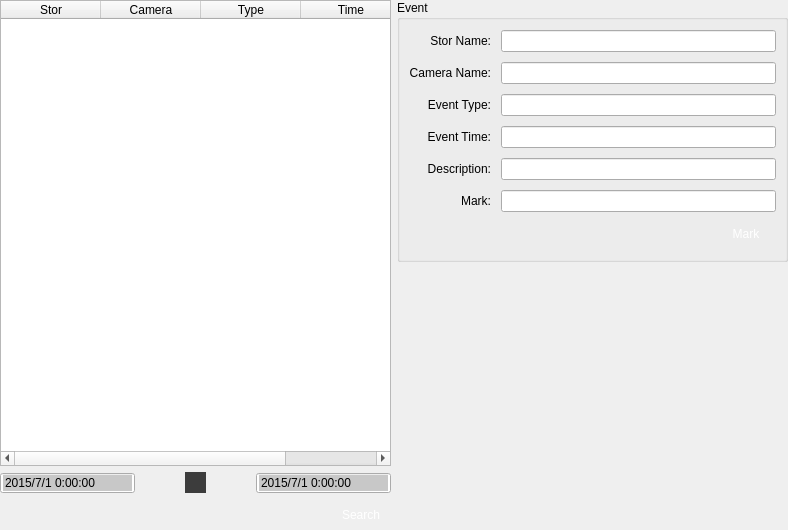
<?xml version="1.0" encoding="UTF-8"?>
<ui version="4.0">
 <class>VSCVidEventSearch</class>
 <widget class="QWidget" name="VSCVidEventSearch">
  <property name="geometry">
   <rect>
    <x>0</x>
    <y>0</y>
    <width>788</width>
    <height>530</height>
   </rect>
  </property>
  <property name="minimumSize">
   <size>
    <width>0</width>
    <height>0</height>
   </size>
  </property>
  <property name="maximumSize">
   <size>
    <width>16777215</width>
    <height>16777215</height>
   </size>
  </property>
  <property name="windowTitle">
   <string>Form</string>
  </property>
  <property name="styleSheet">
   <string notr="true"/>
  </property>
  <layout class="QHBoxLayout" name="horizontalLayout">
   <property name="leftMargin">
    <number>0</number>
   </property>
   <property name="topMargin">
    <number>0</number>
   </property>
   <property name="rightMargin">
    <number>0</number>
   </property>
   <property name="bottomMargin">
    <number>0</number>
   </property>
   <item>
    <layout class="QVBoxLayout" name="verticalLayout_3">
     <item>
      <widget class="QTableWidget" name="tableWidget">
       <property name="editTriggers">
        <set>QAbstractItemView::NoEditTriggers</set>
       </property>
       <property name="alternatingRowColors">
        <bool>true</bool>
       </property>
       <property name="selectionMode">
        <enum>QAbstractItemView::SingleSelection</enum>
       </property>
       <property name="selectionBehavior">
        <enum>QAbstractItemView::SelectRows</enum>
       </property>
       <property name="textElideMode">
        <enum>Qt::ElideMiddle</enum>
       </property>
       <attribute name="horizontalHeaderStretchLastSection">
        <bool>true</bool>
       </attribute>
       <attribute name="verticalHeaderStretchLastSection">
        <bool>false</bool>
       </attribute>
       <column>
        <property name="text">
         <string>Stor</string>
        </property>
       </column>
       <column>
        <property name="text">
         <string>Camera</string>
        </property>
       </column>
       <column>
        <property name="text">
         <string>Type</string>
        </property>
       </column>
       <column>
        <property name="text">
         <string>Time</string>
        </property>
       </column>
      </widget>
     </item>
     <item>
      <layout class="QHBoxLayout" name="horizontalLayout_2">
       <property name="spacing">
        <number>50</number>
       </property>
       <item>
        <widget class="QDateTimeEdit" name="startTime">
         <property name="styleSheet">
          <string notr="true">QDateTimeEdit:hover {
border:none;
color:white;
background-color: rgb(85, 170, 255);}
QDateTimeEdit:pressed {
background-color: rgb(200, 200, 200);}
</string>
         </property>
         <property name="wrapping">
          <bool>false</bool>
         </property>
         <property name="buttonSymbols">
          <enum>QAbstractSpinBox::NoButtons</enum>
         </property>
         <property name="accelerated">
          <bool>false</bool>
         </property>
         <property name="showGroupSeparator" stdset="0">
          <bool>false</bool>
         </property>
         <property name="dateTime">
          <datetime>
           <hour>0</hour>
           <minute>0</minute>
           <second>0</second>
           <year>2015</year>
           <month>7</month>
           <day>1</day>
          </datetime>
         </property>
         <property name="displayFormat">
          <string>yyyy/M/d H:mm:ss</string>
         </property>
         <property name="calendarPopup">
          <bool>false</bool>
         </property>
        </widget>
       </item>
       <item>
        <widget class="QPushButton" name="pushButton">
         <property name="minimumSize">
          <size>
           <width>21</width>
           <height>21</height>
          </size>
         </property>
         <property name="maximumSize">
          <size>
           <width>21</width>
           <height>21</height>
          </size>
         </property>
         <property name="styleSheet">
          <string notr="true">background-color:rgb(60, 60, 60);
border:none;</string>
         </property>
         <property name="text">
          <string/>
         </property>
         <property name="icon">
          <iconset resource="../../../veuilib/src/velibui.qrc">
           <normaloff>:/date/resources/date/libuinextm.png</normaloff>:/date/resources/date/libuinextm.png</iconset>
         </property>
        </widget>
       </item>
       <item>
        <widget class="QDateTimeEdit" name="endTime">
         <property name="styleSheet">
          <string notr="true">QDateTimeEdit:hover {
border:none;
color:white;
background-color: rgb(85, 170, 255);}
QDateTimeEdit:pressed {
background-color: rgb(200, 200, 200);}</string>
         </property>
         <property name="buttonSymbols">
          <enum>QAbstractSpinBox::NoButtons</enum>
         </property>
         <property name="dateTime">
          <datetime>
           <hour>0</hour>
           <minute>0</minute>
           <second>0</second>
           <year>2015</year>
           <month>7</month>
           <day>1</day>
          </datetime>
         </property>
         <property name="displayFormat">
          <string>yyyy/M/d H:mm:ss</string>
         </property>
         <property name="calendarPopup">
          <bool>false</bool>
         </property>
        </widget>
       </item>
      </layout>
     </item>
     <item>
      <layout class="QGridLayout" name="gridLayout_3">
       <property name="horizontalSpacing">
        <number>20</number>
       </property>
       <property name="verticalSpacing">
        <number>0</number>
       </property>
       <item row="0" column="0">
        <spacer name="horizontalSpacer_3">
         <property name="orientation">
          <enum>Qt::Horizontal</enum>
         </property>
         <property name="sizeHint" stdset="0">
          <size>
           <width>40</width>
           <height>20</height>
          </size>
         </property>
        </spacer>
       </item>
       <item row="0" column="1">
        <widget class="QPushButton" name="pbSearch">
         <property name="minimumSize">
          <size>
           <width>60</width>
           <height>30</height>
          </size>
         </property>
         <property name="maximumSize">
          <size>
           <width>60</width>
           <height>30</height>
          </size>
         </property>
         <property name="styleSheet">
          <string notr="true">QPushButton { 
border:none;
color:white;
background-image: url(:/action/resources/button.png);}
QPushButton:hover {
	background-image: url(:/action/resources/buttonpress.png);}
QPushButton:pressed {
	background-image: url(:/action/resources/button.png);}</string>
         </property>
         <property name="text">
          <string>Search</string>
         </property>
         <property name="iconSize">
          <size>
           <width>60</width>
           <height>40</height>
          </size>
         </property>
        </widget>
       </item>
      </layout>
     </item>
    </layout>
   </item>
   <item>
    <layout class="QVBoxLayout" name="verticalLayout_2">
     <item>
      <widget class="QGroupBox" name="groupBox_2">
       <property name="title">
        <string>Event</string>
       </property>
       <layout class="QVBoxLayout" name="verticalLayout">
        <item>
         <layout class="QGridLayout" name="gridLayout">
          <property name="topMargin">
           <number>0</number>
          </property>
          <property name="spacing">
           <number>10</number>
          </property>
          <item row="6" column="0">
           <widget class="QLabel" name="labelPort_2">
            <property name="text">
             <string>Event Time:</string>
            </property>
            <property name="alignment">
             <set>Qt::AlignRight|Qt::AlignTrailing|Qt::AlignVCenter</set>
            </property>
           </widget>
          </item>
          <item row="4" column="0">
           <widget class="QLabel" name="labelName">
            <property name="text">
             <string>Camera Name:</string>
            </property>
            <property name="alignment">
             <set>Qt::AlignRight|Qt::AlignTrailing|Qt::AlignVCenter</set>
            </property>
           </widget>
          </item>
          <item row="4" column="1">
           <widget class="QLineEdit" name="lineEditName">
            <property name="maximumSize">
             <size>
              <width>300</width>
              <height>16777215</height>
             </size>
            </property>
            <property name="readOnly">
             <bool>true</bool>
            </property>
           </widget>
          </item>
          <item row="5" column="0">
           <widget class="QLabel" name="labelIP_2">
            <property name="text">
             <string>Event Type:</string>
            </property>
            <property name="alignment">
             <set>Qt::AlignRight|Qt::AlignTrailing|Qt::AlignVCenter</set>
            </property>
           </widget>
          </item>
          <item row="6" column="1">
           <widget class="QLineEdit" name="lineEditTime">
            <property name="maximumSize">
             <size>
              <width>300</width>
              <height>16777215</height>
             </size>
            </property>
            <property name="readOnly">
             <bool>true</bool>
            </property>
           </widget>
          </item>
          <item row="7" column="1">
           <widget class="QLineEdit" name="lineEditDesc">
            <property name="maximumSize">
             <size>
              <width>300</width>
              <height>16777215</height>
             </size>
            </property>
            <property name="readOnly">
             <bool>true</bool>
            </property>
           </widget>
          </item>
          <item row="8" column="1">
           <widget class="QLineEdit" name="lineEditMark">
            <property name="maximumSize">
             <size>
              <width>300</width>
              <height>16777215</height>
             </size>
            </property>
           </widget>
          </item>
          <item row="7" column="0">
           <widget class="QLabel" name="labelPassword_2">
            <property name="text">
             <string>Description:</string>
            </property>
            <property name="alignment">
             <set>Qt::AlignRight|Qt::AlignTrailing|Qt::AlignVCenter</set>
            </property>
           </widget>
          </item>
          <item row="5" column="1">
           <widget class="QLineEdit" name="lineEditType">
            <property name="maximumSize">
             <size>
              <width>300</width>
              <height>16777215</height>
             </size>
            </property>
            <property name="readOnly">
             <bool>true</bool>
            </property>
           </widget>
          </item>
          <item row="8" column="0">
           <widget class="QLabel" name="labelPassword_3">
            <property name="text">
             <string>Mark:</string>
            </property>
            <property name="alignment">
             <set>Qt::AlignRight|Qt::AlignTrailing|Qt::AlignVCenter</set>
            </property>
           </widget>
          </item>
          <item row="3" column="0">
           <widget class="QLabel" name="labelName_2">
            <property name="text">
             <string>Stor Name:</string>
            </property>
            <property name="alignment">
             <set>Qt::AlignRight|Qt::AlignTrailing|Qt::AlignVCenter</set>
            </property>
           </widget>
          </item>
          <item row="3" column="1">
           <widget class="QLineEdit" name="lineEditStorName">
            <property name="maximumSize">
             <size>
              <width>300</width>
              <height>16777215</height>
             </size>
            </property>
            <property name="readOnly">
             <bool>true</bool>
            </property>
           </widget>
          </item>
         </layout>
        </item>
        <item>
         <layout class="QGridLayout" name="gridLayout_2">
          <property name="horizontalSpacing">
           <number>20</number>
          </property>
          <property name="verticalSpacing">
           <number>0</number>
          </property>
          <item row="0" column="1">
           <widget class="QPushButton" name="pbApply">
            <property name="minimumSize">
             <size>
              <width>60</width>
              <height>30</height>
             </size>
            </property>
            <property name="maximumSize">
             <size>
              <width>60</width>
              <height>30</height>
             </size>
            </property>
            <property name="styleSheet">
             <string notr="true">QPushButton { 
border:none;
color:white;
background-image: url(:/action/resources/button.png);}
QPushButton:hover {
	background-image: url(:/action/resources/buttonpress.png);}
QPushButton:pressed {
	background-image: url(:/action/resources/button.png);}</string>
            </property>
            <property name="text">
             <string>Mark</string>
            </property>
            <property name="iconSize">
             <size>
              <width>60</width>
              <height>40</height>
             </size>
            </property>
           </widget>
          </item>
          <item row="0" column="0">
           <spacer name="horizontalSpacer_2">
            <property name="orientation">
             <enum>Qt::Horizontal</enum>
            </property>
            <property name="sizeHint" stdset="0">
             <size>
              <width>40</width>
              <height>20</height>
             </size>
            </property>
           </spacer>
          </item>
         </layout>
        </item>
       </layout>
      </widget>
     </item>
     <item>
      <widget class="QWidget" name="video" native="true">
       <property name="minimumSize">
        <size>
         <width>320</width>
         <height>200</height>
        </size>
       </property>
      </widget>
     </item>
    </layout>
   </item>
  </layout>
 </widget>
 <resources>
  <include location="../main/vscmainwindows.qrc"/>
  <include location="../../../veuilib/src/velibui.qrc"/>
 </resources>
 <connections/>
</ui>
